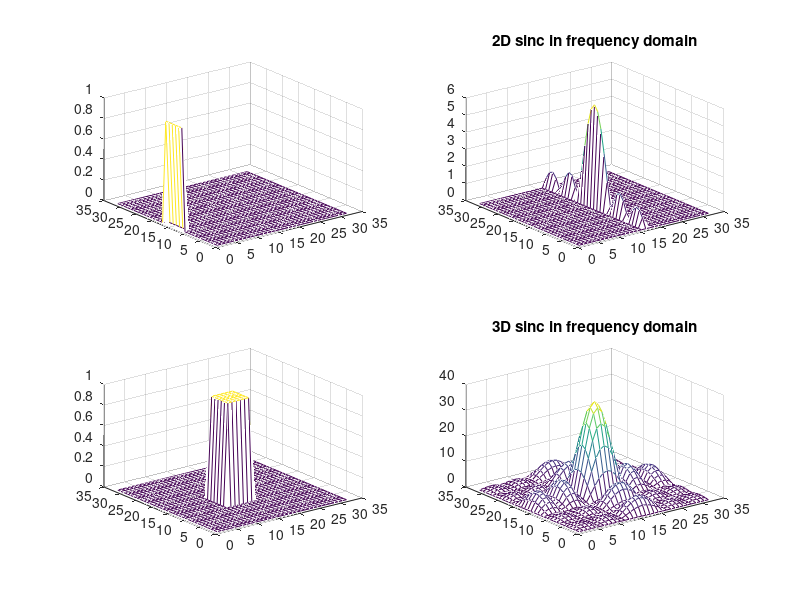

Write the MATLAB code that produced this figure.
x=zeros(32);
x(12:17)=ones(6,1);
subplot(2,2,1)
title('2D rectangular pulse')
mesh(x)
x=fft(x);
x=fftshift(x);%Dc avlue is at the corner of the array
%let us move it at the middle
subplot(2,2,2)
mesh(abs(x))
title('2D sinc in frequency domain')
x=zeros(32);
x(12:17,12:17)=ones(6);
subplot(2,2,3)
title('3D rectangular pulse')
mesh(x)
x=fft2(x);
x=fftshift(x);%Dc avlue is at the corner of the array
%let us move it at the middle
subplot(2,2,4)
mesh(abs(x))
title('3D sinc in frequency domain')